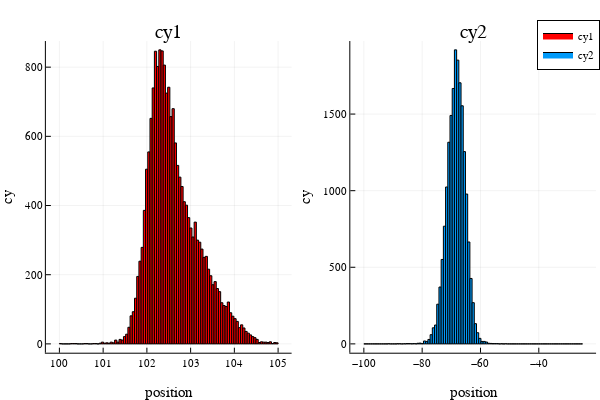

The notebook cell this image was saved under:
### Code cell
#polynomial coefficients cy1 and cy2
h5 = histogram(cy1_hist, title = "cy1", label = "cy1",
     bins = LinRange(100,105,100), xlabel = "position", ylabel = "cy", legend = :best, color = "red");

h6 = histogram(cy2_hist, title = "cy2", label = "cy2",
     bins = LinRange(-100,-25,100), xlabel = "position", ylabel = "cy", legend = :best);

plot(h5, h6, layout = (1,2))
